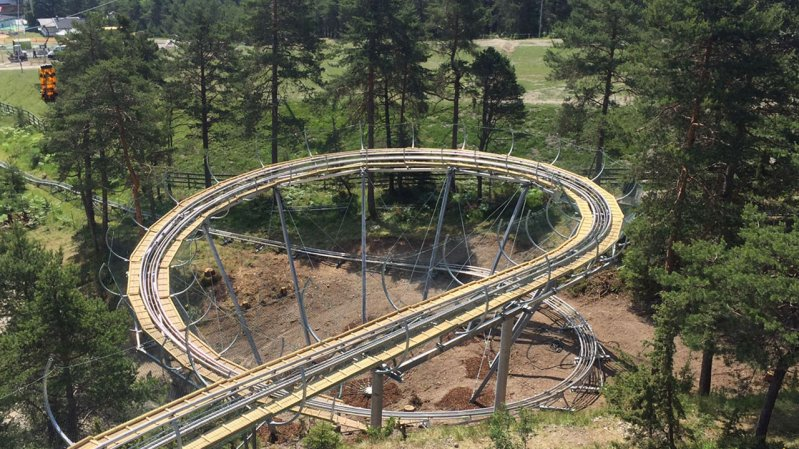
#> input picture rodelen oostenrijk.jpg, 799 x 449 px
$ python 'Meesterproef code.py'
#> lines starting #> are read from the running program, lines starting #| are printed output that depends on the picture
from PIL import Image
import numpy as np
import matplotlib.pyplot as plt

def load_and_resize_image(image_path, target_size): # Load the image and resize it to the target size
#> called with image_path = 'rodelen oostenrijk.jpg', target_size = (255, 255)
    image = Image.open(image_path)
#> image is the input picture: PIL image 799x449 RGB; mean R, G, B 93.7, 92.8, 74.9
    image = image.resize(target_size)
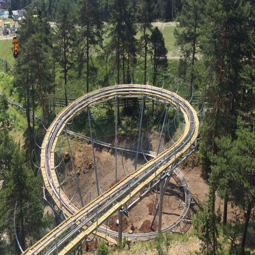
#> image: PIL image 255x255 RGB; mean R, G, B 93.7, 92.8, 74.9
    return image

def scale_image(image): # Scale the pixel values to [0, 1]
    scaled_image = np.asarray(image) / 255.0
    return scaled_image

def preprocess_image(image_path, target_size): # Preprocess the image combining the functions above
    image = load_and_resize_image(image_path, target_size)
    preprocessed_image = scale_image(image)
    return preprocessed_image

def display_image(image): # display the image on screen
    plt.imshow(image)
    plt.axis('off')
    plt.show()

image_path = "rodelen oostenrijk.jpg"
target_size = (255, 255)
preprocessed_image = preprocess_image(image_path, target_size)

display_image(preprocessed_image)
